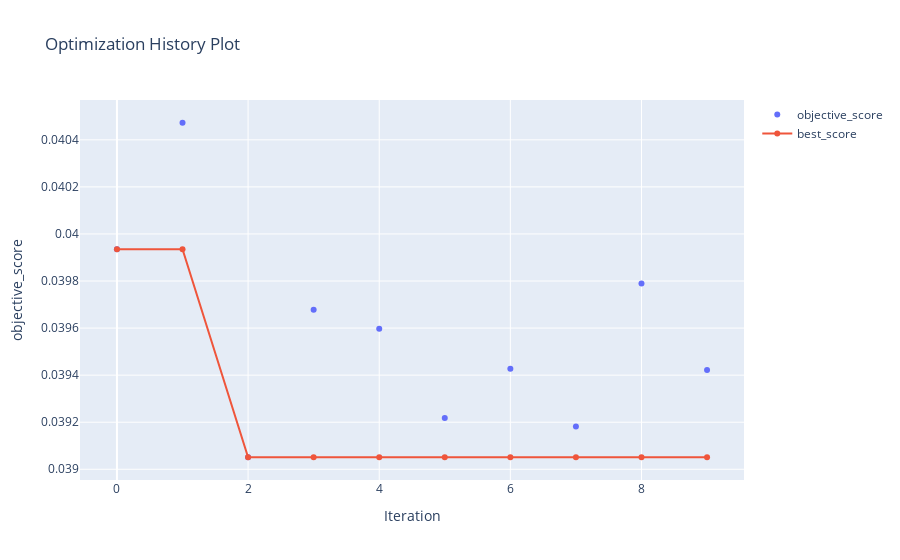

Notebook code for this chart:
### Markdown cell above
## Particle Swarm Optimization

Particle Swarm Optimization atau PSO merupakan teknik optimasi berbasis swarm optimization. Varian Binary dari PSO sering digunakan dalam seleksi fitur.

### Code cell
import math
from sklearn.metrics import mean_squared_error
from zoofs import ParticleSwarmOptimization

def objective_function_topass(model, X_train, y_train, X_valid, y_valid):
  # Objective function merupakan fungsi yang akan dioptimasi hasilnya
  # RMSE merupakan nilai yang akan dioptimasi
  preds = []
  vals = []
  for train_index, test_index in kf.split(X_train):
    xtrain, xtest = X_train.iloc[train_index], X_valid.iloc[test_index]
    ytrain, ytest = y_train.iloc[train_index], y_valid.iloc[test_index]
    model.fit(xtrain, ytrain)
    preds.append(model.predict(xtest))
    vals.append(ytest)

  score = math.sqrt(mean_squared_error(flatten(vals),flatten(preds)))

  return score



# iteration diganti untuk mempercepat training(visualisasi), gunakan 10,30,100 untuk full range
algo_object=ParticleSwarmOptimization(objective_function_topass,n_iteration=10,population_size=2,minimize=True)
RF_Model = RandomForestRegressor(n_estimators=100, max_depth=5, random_state=1, n_jobs=-1)

algo_object.fit(RF_Model,dfX, y, dfX, y,verbose=True)
print(algo_object.best_feature_list)
algo_object.plot_history()

### Figure 1 — Plotly figure (JSON) as saved in the notebook; plotly's stock layout.template omitted (floating-point values rounded to 4 significant figures)
{"data": [{"mode": "markers", "name": "objective_score", "type": "scatter", "x": [0, 1, 2, 3, 4, 5, 6, 7, 8, 9], "y": [0.03994, 0.04047, 0.03905, 0.03968, 0.0396, 0.03922, 0.03943, 0.03918, 0.03979, 0.03942]}, {"mode": "lines+markers", "name": "best_score", "type": "scatter", "x": [0, 1, 2, 3, 4, 5, 6, 7, 8, 9], "y": [0.03994, 0.03994, 0.03905, 0.03905, 0.03905, 0.03905, 0.03905, 0.03905, 0.03905, 0.03905]}], "layout": {"title": {"text": "Optimization History Plot"}, "xaxis": {"title": {"text": "Iteration"}}, "yaxis": {"title": {"text": "objective_score"}}}}
